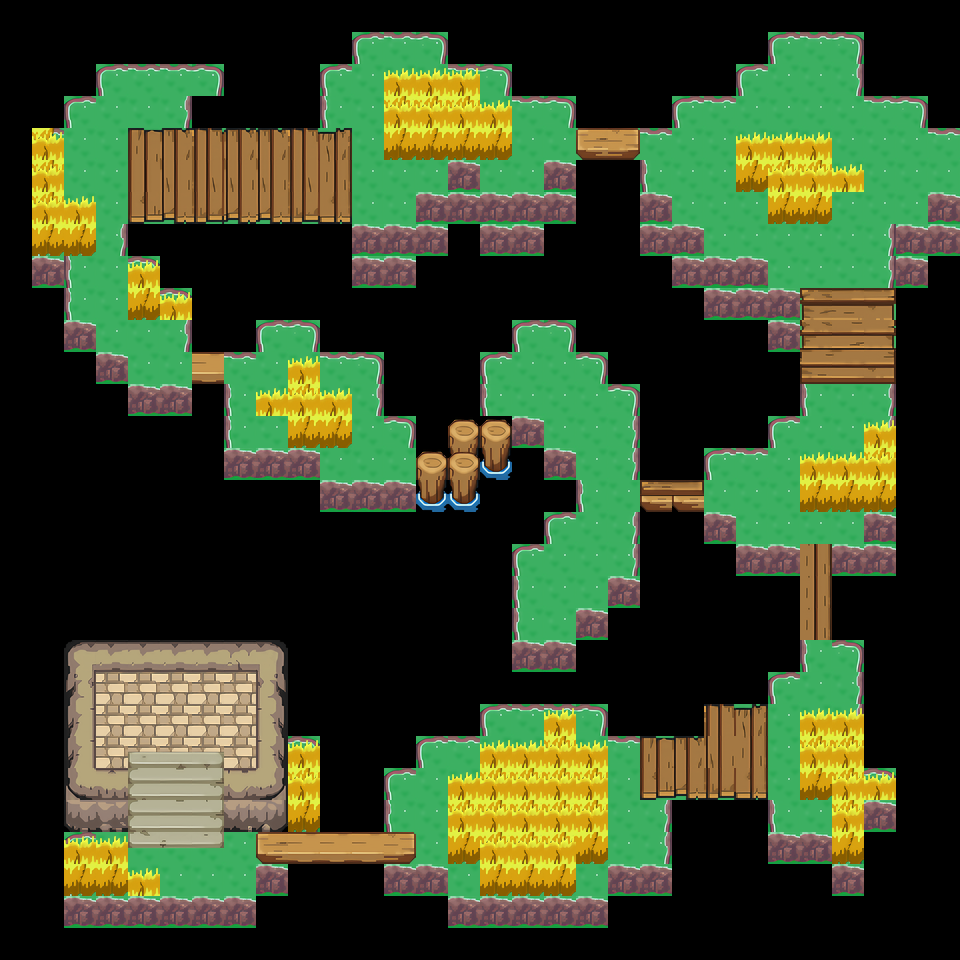

Below is a game level as drawn by its tile map, then a one-line description and the .tmx that defines it (tile-layer data replaced by summaries):
An orthogonal 30x30 tile map with 32x32 px tiles, 6 tile layers (Tile Layer 1, Tile Layer 2, Tile Layer 3, Tile Layer 4, ...), 2 tilesets and 25 objects (20x event, 5x collision).

<map version="1.10" tiledversion="1.11.1-99-gec89c545" orientation="orthogonal" renderorder="right-down" compressionlevel="0" width="30" height="30" tilewidth="32" tileheight="32" infinite="0" nextlayerid="9" nextobjectid="50">
 <properties>
  <property name="edges" value="clamped" />
 </properties>
 <tileset firstgid="1" source="../gfx/tilesets/oceanset_outside.tsx" />
 <tileset firstgid="1793" source="../gfx/tilesets/core_outdoor.tsx" />
 <layer id="1" name="Tile Layer 1" width="30" height="30">
  <data>[900 cells, 900 non-empty, 8 distinct tile ids]</data>
 </layer>
 <layer id="2" name="Tile Layer 2" width="30" height="30">
  <data>[900 cells, 367 non-empty, 60 distinct tile ids]</data>
 </layer>
 <layer id="6" name="Tile Layer 3" width="30" height="30">
  <data>[900 cells, 52 non-empty, 1 distinct tile ids]</data>
 </layer>
 <layer id="7" name="Tile Layer 4" width="30" height="30">
  <data>[900 cells, 53 non-empty, 1 distinct tile ids]</data>
 </layer>
 <layer id="3" name="Tile Layer 5" width="30" height="30">
  <data>[900 cells, 57 non-empty, 1 distinct tile ids]</data>
 </layer>
 <layer id="5" name="Tile Layer 6" width="30" height="30">
  <data>[900 cells, 57 non-empty, 1 distinct tile ids]</data>
 </layer>
 <objectgroup color="#ffff00" id="4" name="Events">
  <object id="1" name="Teleport to Lower Village" type="event" x="928" y="128" width="32" height="32">
   <properties>
    <property name="act1" value="transition_teleport player,water_lower_village.tmx,0,12,0.5" />
    <property name="act2" value="char_face player,down" />
    <property name="cond1" value="is char_at player" />
    <property name="cond2" value="is char_facing player,down" />
   </properties>
  </object>
  <object id="2" name="Teleport to Lower Village" type="event" x="928" y="160" width="32" height="32">
   <properties>
    <property name="act1" value="transition_teleport player,water_lower_village.tmx,0,13,0.5" />
    <property name="act2" value="char_face player,right" />
    <property name="cond1" value="is char_at player" />
    <property name="cond2" value="is char_facing player,right" />
   </properties>
  </object>
  <object id="3" name="Create Outskirts Dude" type="event" x="160" y="608" width="32" height="32">
   <properties>
    <property name="act1" value="create_npc water_outskirts_dude,5,21" />
    <property name="cond1" value="not char_exists water_outskirts_dude" />
    <property name="cond2" value="not variable_set waterdefeatedguy1:yes" />
   </properties>
  </object>
  <object id="4" name="Talk Outskirts Dude" type="event" x="160" y="672" width="32" height="32">
   <properties>
    <property name="act10" value="translated_dialog water_outskirts_dude1" />
    <property name="act11" value="translated_dialog water_outskirts_dude2" />
    <property name="act12" value="translated_dialog water_outskirts_dude3" />
    <property name="act13" value="translated_dialog water_outskirts_dude4" />
    <property name="act14" value="translated_dialog water_outskirts_dude5" />
    <property name="act15" value="add_monster agnite,25" />
    <property name="act20" value="add_monster katapill,14,water_outskirts_dude,3,27" />
    <property name="act21" value="add_monster tumbleworm,12,water_outskirts_dude,3,27" />
    <property name="act22" value="add_monster spighter,12,water_outskirts_dude,3,27" />
    <property name="act30" value="start_battle player,water_outskirts_dude" />
    <property name="act50" value="translated_dialog water_outskirts_dude6" />
    <property name="act51" value="translated_dialog water_outskirts_dude7" />
    <property name="act99" value="set_variable waterdefeatedguy1:yes" />
    <property name="act999" value="transition_teleport player,water_lower_village.tmx,25,10,0.5" />
    <property name="behav1" value="talk water_outskirts_dude" />
    <property name="cond1" value="not variable_set waterdefeatedguy1:yes" />
   </properties>
  </object>
  <object id="5" name="Create Nice Guy 1" type="event" x="96" y="128" width="32" height="32">
   <properties>
    <property name="act1" value="create_npc water_niceguy1,3,4" />
    <property name="cond1" value="not char_exists water_niceguy1" />
   </properties>
  </object>
  <object id="6" name="Talk Nice Guy 1" type="event" x="96" y="192" width="32" height="32">
   <properties>
    <property name="act1" value="translated_dialog water_outskirts_niceguy1" />
    <property name="behav1" value="talk water_niceguy1" />
   </properties>
  </object>
  <object id="7" name="Create Nice Guy 2" type="event" x="768" y="480" width="32" height="32">
   <properties>
    <property name="act1" value="create_npc water_niceguy2,24,15" />
    <property name="cond1" value="not char_exists water_niceguy2" />
   </properties>
  </object>
  <object id="8" name="Talk Nice Guy 1" type="event" x="768" y="544" width="32" height="32">
   <properties>
    <property name="act1" value="translated_dialog water_outskirts_niceguy2" />
    <property name="behav1" value="talk water_niceguy2" />
   </properties>
  </object>
  <object id="9" name="Create Nurse" type="event" x="192" y="832" width="32" height="32">
   <properties>
    <property name="act1" value="create_npc water_nurse,6,26" />
    <property name="cond1" value="not char_exists water_nurse" />
   </properties>
  </object>
  <object id="10" name="Talk Nurse" type="event" x="256" y="768" width="32" height="32">
   <properties>
    <property name="act10" value="translated_dialog water_nurse1" />
    <property name="act20" value="set_monster_health" />
    <property name="act30" value="set_monster_status" />
    <property name="act40" value="translated_dialog water_nurse2" />
    <property name="behav1" value="talk water_nurse" />
   </properties>
  </object>
  <object id="11" name="Random Encounter" type="event" x="768" y="128" width="64" height="96">
   <properties>
    <property name="act1" value="random_encounter default_encounter,10" />
    <property name="cond1" value="is char_at player" />
    <property name="cond2" value="is char_moved player" />
   </properties>
  </object>
  <object id="12" name="Random Encounter" type="event" x="384" y="64" width="96" height="96">
   <properties>
    <property name="act1" value="random_encounter default_encounter,10" />
    <property name="cond1" value="is char_at player" />
    <property name="cond2" value="is char_moved player" />
   </properties>
  </object>
  <object id="13" name="Random Encounter" type="event" x="32" y="160" width="32" height="96">
   <properties>
    <property name="act1" value="random_encounter default_encounter,10" />
    <property name="cond1" value="is char_at player" />
    <property name="cond2" value="is char_moved player" />
   </properties>
  </object>
  <object id="14" name="Random Encounter" type="event" x="288" y="384" width="64" height="64">
   <properties>
    <property name="act1" value="random_encounter default_encounter,10" />
    <property name="cond1" value="is char_at player" />
    <property name="cond2" value="is char_moved player" />
   </properties>
  </object>
  <object id="15" name="Random Encounter" type="event" x="800" y="448" width="96" height="64">
   <properties>
    <property name="act1" value="random_encounter default_encounter,10" />
    <property name="cond1" value="is char_at player" />
    <property name="cond2" value="is char_moved player" />
   </properties>
  </object>
  </objectgroup>
 <objectgroup color="#ff0000" id="8" name="Collisions">
  <!-- 5 objects omitted --></objectgroup>
</map>
<!-- 10 of 25 objects omitted -->
